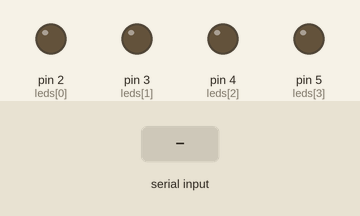
A sketch run on a simulated Arduino Uno, built with avr-gcc and run on an emulated ATmega328P. On the bench: output pins drawn as LEDs (lit = HIGH). Inputs (shaded band) come from the test bench.

Above: at 5.4 s.
5.5 s: "30,150\n" received over Serial
At 6.7 s:
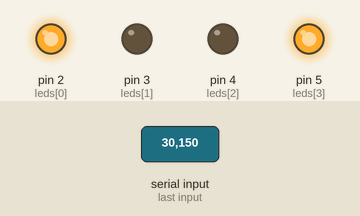
7.0 s: "200\n" received over Serial
At 7.7 s:
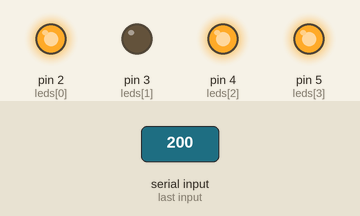
8.5 s: "90,45\n" received over Serial
At 9.0 s:
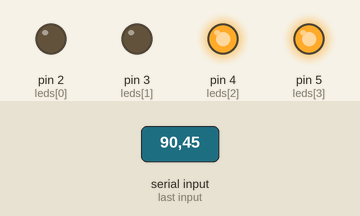
10.0 s: "90\n" received over Serial
At 11.2 s:
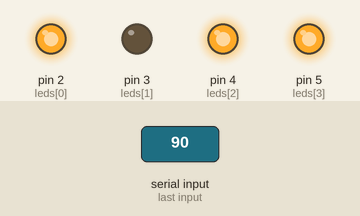
Timing chart, 0 to 12.5 s (numbered marks = the images above; inputs shaded):
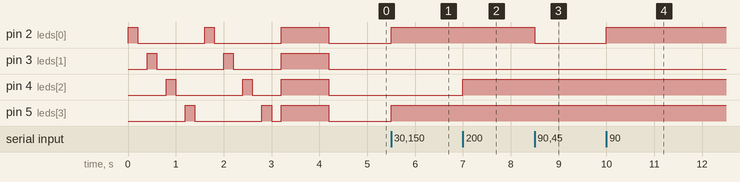

Measured:
- after the input at 5.5 s, pin 2 (leds[0]), pin 5 (leds[3]): LOW → HIGH at once
- after the input at 7.0 s, pin 4 (leds[2]): LOW → HIGH at once
- after the input at 8.5 s, pin 2 (leds[0]): HIGH → LOW at once
- after the input at 10.0 s, pin 2 (leds[0]): LOW → HIGH at once

The sketch:

Xbox_receiver.ino
```cpp
int leds[] = {2,3,4,5};
const int DELAY = 200;

// the setup routine runs once when you press reset:
void setup() {
	// initialize serial communication at 11500 bits per second:
	Serial.begin(11500);

	// make the pushbutton's pin an input:

	for( int i = 0; i < 4; i++){
		pinMode(leds[i], OUTPUT);
		digitalWrite( leds[i], LOW);
	}

	for (int i = 0; i < 2; i++){
		piscarLeds_1();
	}

	acenderLeds();
	delay(DELAY * 5);
	apagarLeds();
}

// the loop routine runs over and over again forever:
void loop() {
	if( Serial.available() > 0){
		int resp = Serial.read();

		if(resp > 47 && resp < 52){
			digitalWrite(leds[resp - 48], HIGH);
		}else if(resp > 51 && resp < 56){
			digitalWrite(leds[resp - 52], LOW);
		}
	}
}

void piscarLeds_1(){ //fazendo circulos
	apagarLeds();
	for(int i = 0; i < 4; i++){
		digitalWrite( leds[i], 1);
		delay( DELAY);
		digitalWrite( leds[i], 0);
		delay( DELAY);
	}
}


void acenderLeds(){
	for (int i = 0; i < 4; i++){
			digitalWrite( leds[i], 1);
	}

}

void apagarLeds(){
	for(int i = 0; i < 4; i++){
		digitalWrite( leds[i], 0);
	}
}

void piscarLeds_2(){ //todos ao mesmo tempo
	for(int i = 0; i < 20; i++){
		acenderLeds();

		delay( 3 * DELAY);

		apagarLeds();

		delay( 3 * DELAY);
	}
}

void piscarLed( int i){
	for(int j = 0; j < 20; i++){
		digitalWrite( leds[i], 1);
		delay( DELAY);
		digitalWrite( leds[i], 0);
		delay( DELAY);
	}
}
```
